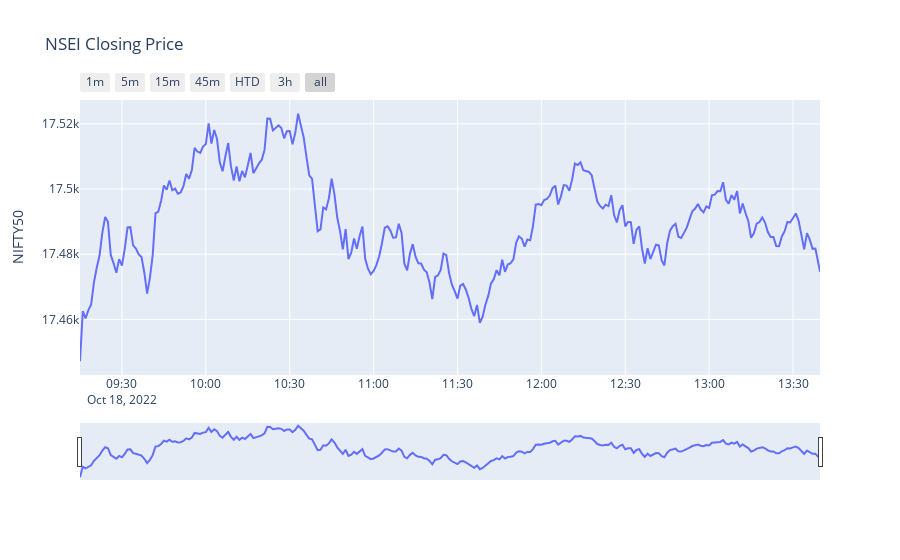
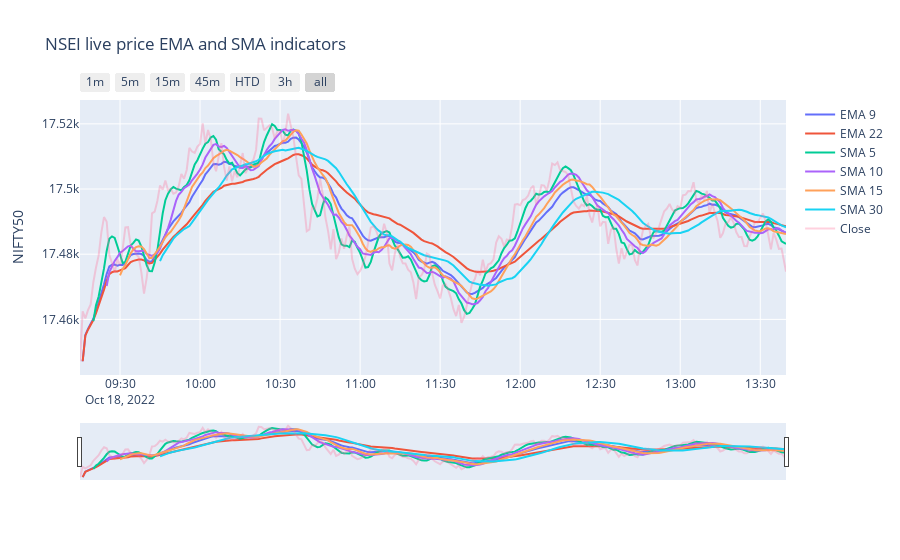
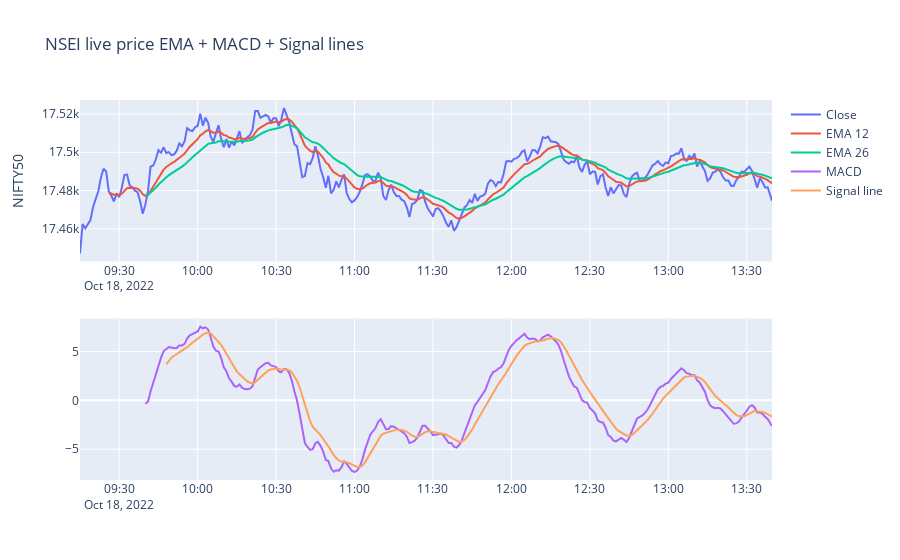
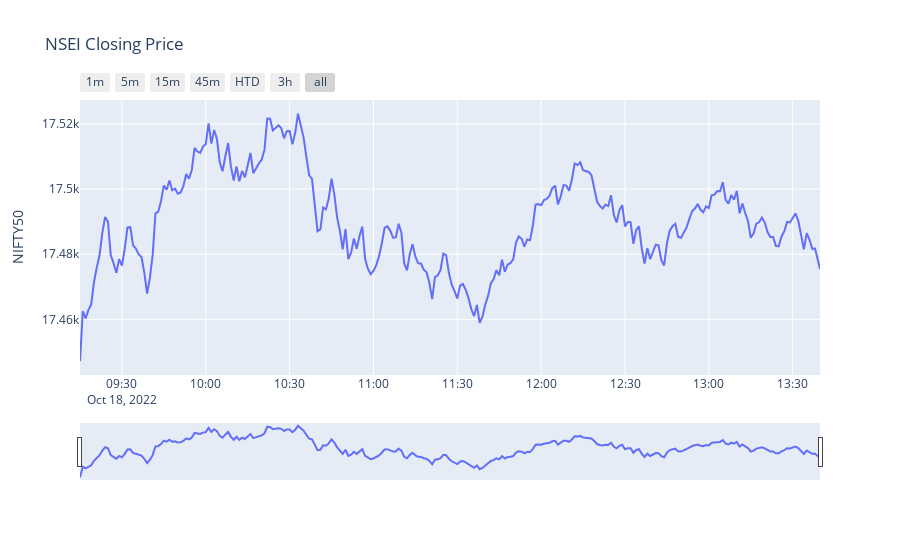

The cell these charts' notebook holds for them, in order:
### Code cell
while True:
    df = yf.download(tickers='^NSEI', period='1d', interval='1m',
                    auto_adjust=True, prepost=True)
    fig = go.Figure([go.Scatter(x=df.index, y=df['Close'])])
    # Add titles
    fig.update_layout(
        title='NSEI Closing Price',
        yaxis_title='NIFTY50')
    # X-Axes
    fig.update_xaxes(
        rangeslider_visible=True,
        rangeselector=dict(
            buttons=list([
                dict(count=1, label="1m", step="minute", stepmode="backward"),
                dict(count=5, label="5m", step="minute", stepmode="backward"),
                dict(count=15, label="15m", step="minute", stepmode="backward"),
                dict(count=45, label="45m", step="minute", stepmode="backward"),
                dict(count=1, label="HTD", step="hour", stepmode="todate"),
                dict(count=3, label="3h", step="hour", stepmode="backward"),
                dict(step="all")
            ])
        )
    )
    fig.show()
    py.offline.plot(fig, filename='./templates/prev5.html',auto_open=False)


    #EMA
    df['EMA_9'] = df['Close'].ewm(9).mean().shift()
    df['EMA_22'] = df['Close'].ewm(22).mean().shift()
    #SMA
    df['SMA_5'] = df['Close'].rolling(5).mean().shift()
    df['SMA_10'] = df['Close'].rolling(10).mean().shift()
    df['SMA_15'] = df['Close'].rolling(15).mean().shift()
    df['SMA_30'] = df['Close'].rolling(30).mean().shift()
    #RSI14


    def RSI(df, n=14):
        close = df['Close']
        delta = close.diff()
        delta = delta[1:]
        pricesUp = delta.copy()
        pricesDown = delta.copy()
        pricesUp[pricesUp < 0] = 0
        pricesDown[pricesDown > 0] = 0
        rollUp = pricesUp.rolling(n).mean()
        rollDown = pricesDown.abs().rolling(n).mean()
        rs = rollUp / rollDown
        rsi = 100.0 - (100.0 / (1.0 + rs))
        return rsi

        df['RSI'] = RSI(df).fillna(0)


    EMA_12 = pd.Series(df['Close'].ewm(span=12, min_periods=12).mean())
    EMA_26 = pd.Series(df['Close'].ewm(span=26, min_periods=26).mean())
    df['MACD'] = pd.Series(EMA_12 - EMA_26)
    df['MACD_signal'] = pd.Series(df.MACD.ewm(span=9, min_periods=9).mean())


    fig = go.Figure()
    fig.add_trace(go.Scatter(x=df.index, y=df.EMA_9, name='EMA 9'))
    fig.add_trace(go.Scatter(x=df.index, y=df.EMA_22, name='EMA 22'))
    fig.add_trace(go.Scatter(x=df.index, y=df.SMA_5, name='SMA 5'))
    fig.add_trace(go.Scatter(x=df.index, y=df.SMA_10, name='SMA 10'))
    fig.add_trace(go.Scatter(x=df.index, y=df.SMA_15, name='SMA 15'))
    fig.add_trace(go.Scatter(x=df.index, y=df.SMA_30, name='SMA 30'))
    fig.add_trace(go.Scatter(x=df.index, y=df.Close, name='Close', opacity=0.3))
    # Add titles
    fig.update_layout(
        title='NSEI live price EMA and SMA indicators',
        yaxis_title='NIFTY50')
    # X-Axes
    fig.update_xaxes(
        rangeslider_visible=True,
        rangeselector=dict(
            buttons=list([
                dict(count=1, label="1m", step="minute", stepmode="backward"),
                dict(count=5, label="5m", step="minute", stepmode="backward"),
                dict(count=15, label="15m", step="minute", stepmode="backward"),
                dict(count=45, label="45m", step="minute", stepmode="backward"),
                dict(count=1, label="HTD", step="hour", stepmode="todate"),
                dict(count=3, label="3h", step="hour", stepmode="backward"),
                dict(step="all")
            ])
        )
    )
    fig.show()
    py.offline.plot(fig, filename='./templates/EMA.html', auto_open=False)


    fig = make_subplots(rows=2, cols=1)
    fig.add_trace(go.Scatter(x=df.index, y=df.Close, name='Close'), row=1, col=1)
    fig.add_trace(go.Scatter(x=df.index, y=EMA_12, name='EMA 12'), row=1, col=1)
    fig.add_trace(go.Scatter(x=df.index, y=EMA_26, name='EMA 26'), row=1, col=1)
    fig.add_trace(go.Scatter(x=df.index, y=df['MACD'], name='MACD'), row=2, col=1)
    fig.add_trace(go.Scatter(
        x=df.index, y=df['MACD_signal'], name='Signal line'), row=2, col=1)
    # Add titles
    fig.update_layout(
        title='NSEI live price EMA + MACD + Signal lines',
        yaxis_title='NIFTY50')

    fig.show()
    py.offline.plot(fig, filename='./templates/EMAMACD.html', auto_open=False)
    time.sleep(10)

### Figure 1 — Plotly figure (JSON) as saved in the notebook; plotly's stock layout.template omitted (floating-point values rounded to 4 significant figures; data arrays with more than 128 entries replaced by an {"elided": "..."} marker saying what was removed)
{"data": [{"type": "scatter", "x": {"elided": "265 str values"}, "y": {"elided": "265 float values"}}], "layout": {"title": {"text": "NSEI Closing Price"}, "xaxis": {"rangeselector": {"buttons": [{"count": 1, "label": "1m", "step": "minute", "stepmode": "backward"}, {"count": 5, "label": "5m", "step": "minute", "stepmode": "backward"}, {"count": 15, "label": "15m", "step": "minute", "stepmode": "backward"}, {"count": 45, "label": "45m", "step": "minute", "stepmode": "backward"}, {"count": 1, "label": "HTD", "step": "hour", "stepmode": "todate"}, {"count": 3, "label": "3h", "step": "hour", "stepmode": "backward"}, {"step": "all"}]}, "rangeslider": {"visible": true}}, "yaxis": {"title": {"text": "NIFTY50"}}}}

### Figure 2 — Plotly figure (JSON) as saved in the notebook; plotly's stock layout.template omitted (floating-point values rounded to 4 significant figures; data arrays with more than 128 entries replaced by an {"elided": "..."} marker saying what was removed)
{"data": [{"name": "EMA 9", "type": "scatter", "x": {"elided": "265 str values"}, "y": {"elided": "265 float values"}}, {"name": "EMA 22", "type": "scatter", "x": {"elided": "265 str values"}, "y": {"elided": "265 float values"}}, {"name": "SMA 5", "type": "scatter", "x": {"elided": "265 str values"}, "y": {"elided": "265 float values"}}, {"name": "SMA 10", "type": "scatter", "x": {"elided": "265 str values"}, "y": {"elided": "265 float values"}}, {"name": "SMA 15", "type": "scatter", "x": {"elided": "265 str values"}, "y": {"elided": "265 float values"}}, {"name": "SMA 30", "type": "scatter", "x": {"elided": "265 str values"}, "y": {"elided": "265 float values"}}, {"name": "Close", "opacity": 0.3, "type": "scatter", "x": {"elided": "265 str values"}, "y": {"elided": "265 float values"}}], "layout": {"title": {"text": "NSEI live price EMA and SMA indicators"}, "xaxis": {"rangeselector": {"buttons": [{"count": 1, "label": "1m", "step": "minute", "stepmode": "backward"}, {"count": 5, "label": "5m", "step": "minute", "stepmode": "backward"}, {"count": 15, "label": "15m", "step": "minute", "stepmode": "backward"}, {"count": 45, "label": "45m", "step": "minute", "stepmode": "backward"}, {"count": 1, "label": "HTD", "step": "hour", "stepmode": "todate"}, {"count": 3, "label": "3h", "step": "hour", "stepmode": "backward"}, {"step": "all"}]}, "rangeslider": {"visible": true}}, "yaxis": {"title": {"text": "NIFTY50"}}}}

### Figure 3 — Plotly figure (JSON) as saved in the notebook; plotly's stock layout.template omitted (floating-point values rounded to 4 significant figures; data arrays with more than 128 entries replaced by an {"elided": "..."} marker saying what was removed)
{"data": [{"name": "Close", "type": "scatter", "x": {"elided": "265 str values"}, "xaxis": "x", "y": {"elided": "265 float values"}, "yaxis": "y"}, {"name": "EMA 12", "type": "scatter", "x": {"elided": "265 str values"}, "xaxis": "x", "y": {"elided": "265 float values"}, "yaxis": "y"}, {"name": "EMA 26", "type": "scatter", "x": {"elided": "265 str values"}, "xaxis": "x", "y": {"elided": "265 float values"}, "yaxis": "y"}, {"name": "MACD", "type": "scatter", "x": {"elided": "265 str values"}, "xaxis": "x2", "y": {"elided": "265 float values"}, "yaxis": "y2"}, {"name": "Signal line", "type": "scatter", "x": {"elided": "265 str values"}, "xaxis": "x2", "y": {"elided": "265 float values"}, "yaxis": "y2"}], "layout": {"title": {"text": "NSEI live price EMA + MACD + Signal lines"}, "xaxis": {"anchor": "y", "domain": [0, 1]}, "xaxis2": {"anchor": "y2", "domain": [0, 1]}, "yaxis": {"anchor": "x", "domain": [0.575, 1], "title": {"text": "NIFTY50"}}, "yaxis2": {"anchor": "x2", "domain": [0, 0.425]}}}

### Figure 4 — Plotly figure (JSON) as saved in the notebook; plotly's stock layout.template omitted (floating-point values rounded to 4 significant figures; data arrays with more than 128 entries replaced by an {"elided": "..."} marker saying what was removed)
{"data": [{"type": "scatter", "x": {"elided": "265 str values"}, "y": {"elided": "265 float values"}}], "layout": {"title": {"text": "NSEI Closing Price"}, "xaxis": {"rangeselector": {"buttons": [{"count": 1, "label": "1m", "step": "minute", "stepmode": "backward"}, {"count": 5, "label": "5m", "step": "minute", "stepmode": "backward"}, {"count": 15, "label": "15m", "step": "minute", "stepmode": "backward"}, {"count": 45, "label": "45m", "step": "minute", "stepmode": "backward"}, {"count": 1, "label": "HTD", "step": "hour", "stepmode": "todate"}, {"count": 3, "label": "3h", "step": "hour", "stepmode": "backward"}, {"step": "all"}]}, "rangeslider": {"visible": true}}, "yaxis": {"title": {"text": "NIFTY50"}}}}
